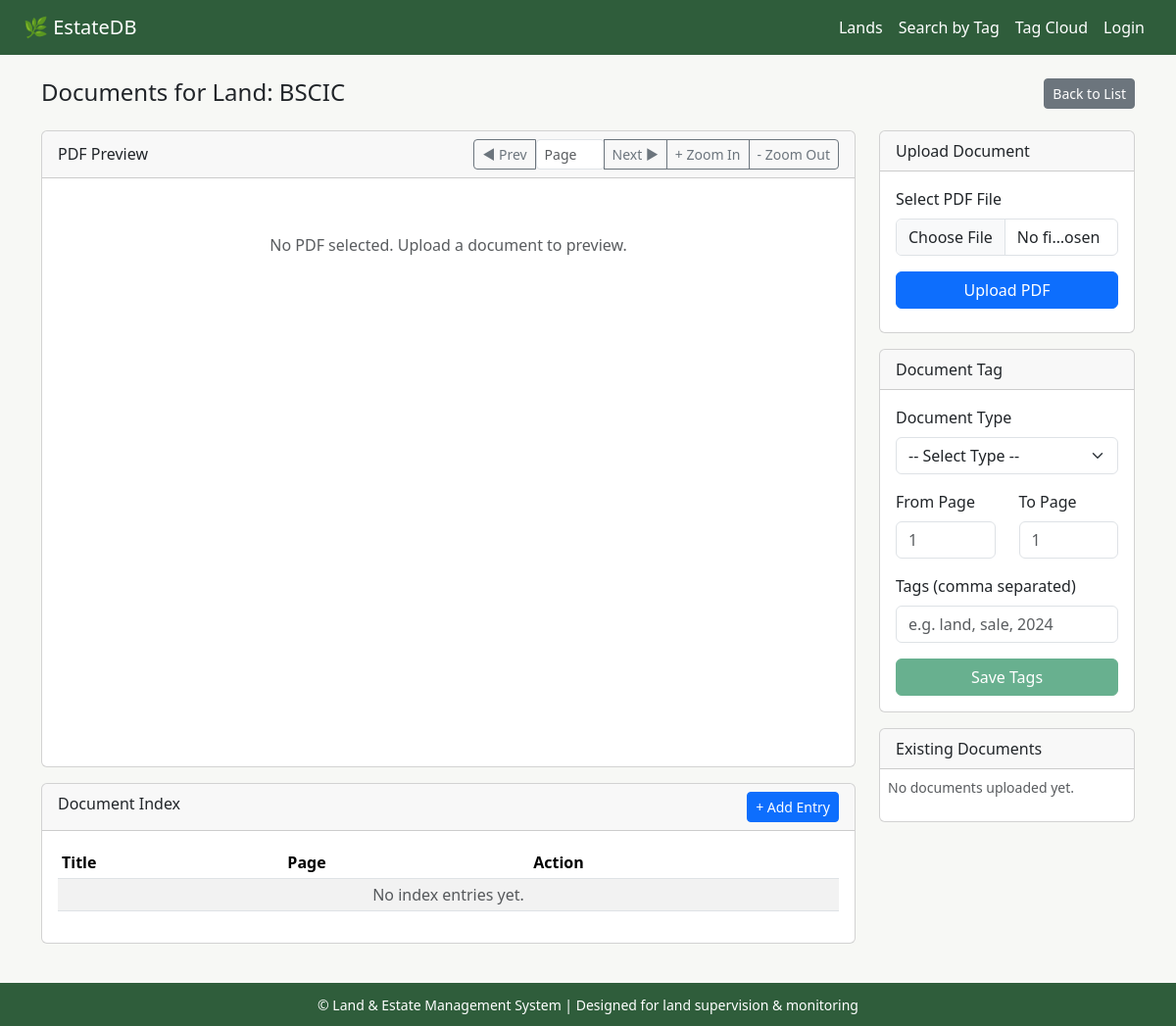
The app's page /documents/4/list/, older data.
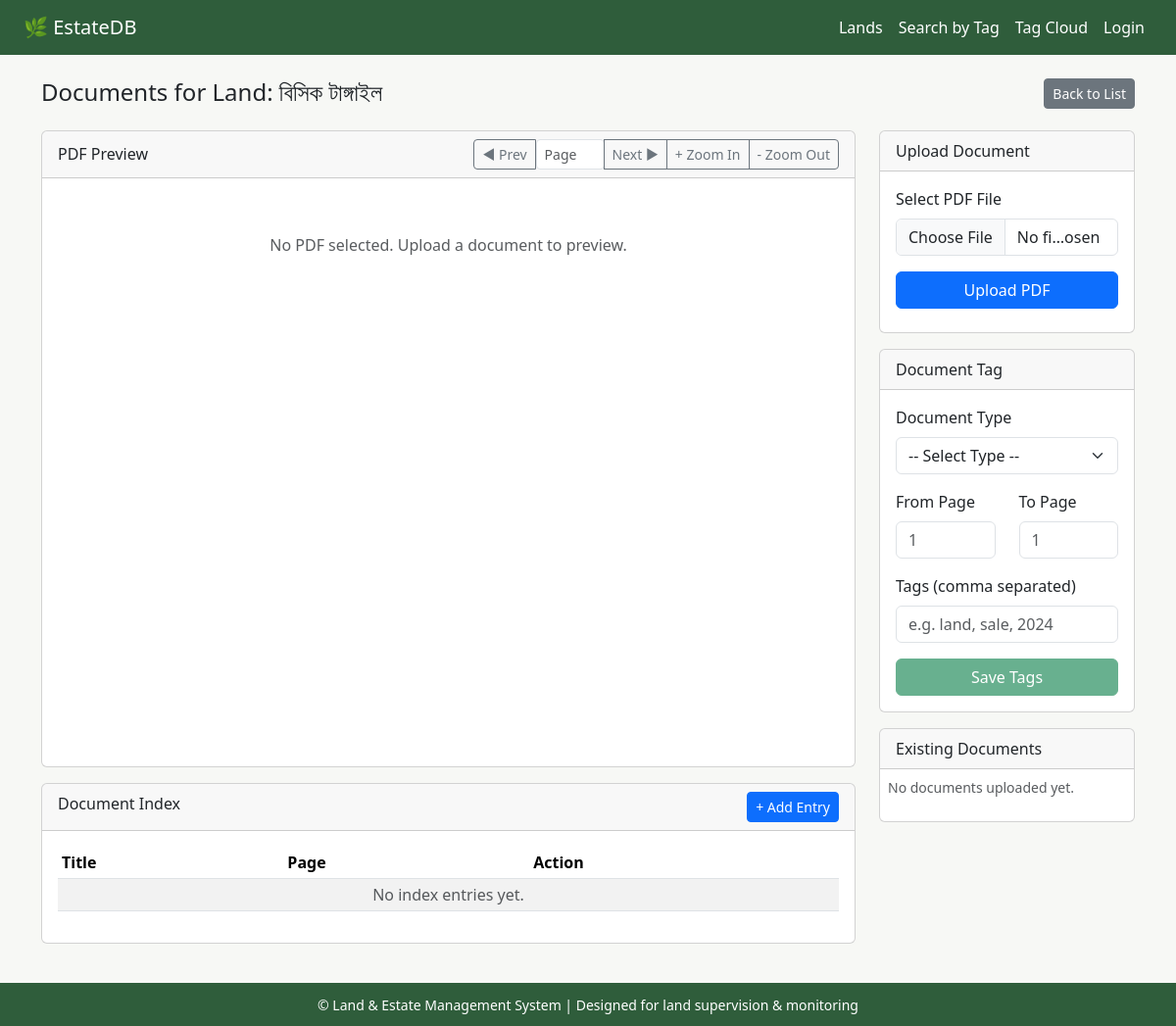
The same page, newer data.
### lands/models.py (models this page shows, shortened)
class Land(models.Model):
    rd_office = models.CharField(max_length=100)
    division = models.CharField(max_length=100)
    district = models.CharField(max_length=100)
    upazila = models.CharField(max_length=100)
    mouza = models.CharField(max_length=100, blank=True, null=True)
    dag_no = models.CharField(max_length=50, blank=True, null=True)
    khatian_no = models.CharField(max_length=50, blank=True, null=True)
    area = models.DecimalField(max_digits=10, decimal_places=2, help_text="Area in acres")
    owner_name = models.CharField(max_length=150)
    created_at = models.DateTimeField(auto_now_add=True)
    updated_at = models.DateTimeField(auto_now=True)

### documents/views.py (the view)
# urls.py: path('<int:land_id>/list/', views.document_list, name='document_list'),
def document_list(request, land_id):
    land = get_object_or_404(Land, pk=land_id)
    documents = land.documents.prefetch_related('pages', 'index_entries').all()
    return render(request, "documents/document_list.html", {
        'documents': documents,
        'land': land
    })

### documents/templates/documents/document_list.html (shortened to what the changed rows need)
{% extends "base.html" %}
{% load static %}
{% block content %}
<div class="row mb-3">
    <div class="col-md-8">
        <h4>Documents for Land: {{ land.owner_name }}</h4>
    </div>
</div>
<div class="row">
    <div class="col-md-9">
        <div class="card mt-3">
            <div class="card-body">
                <table class="table table-sm table-striped" id="indexTable">
                    <thead>
                        <tr>
                            <th>Title</th>
                            <th>Page</th>
                            <th>Action</th>
                        </tr>
                    </thead>
                </table>
            </div>
        </div>
    </div>
</div>
{% endblock %}

Row changes from the older to the newer data that the page shows:
changed Land: owner_name "BSCIC" → "বিসিক টাঙ্গাইল"
